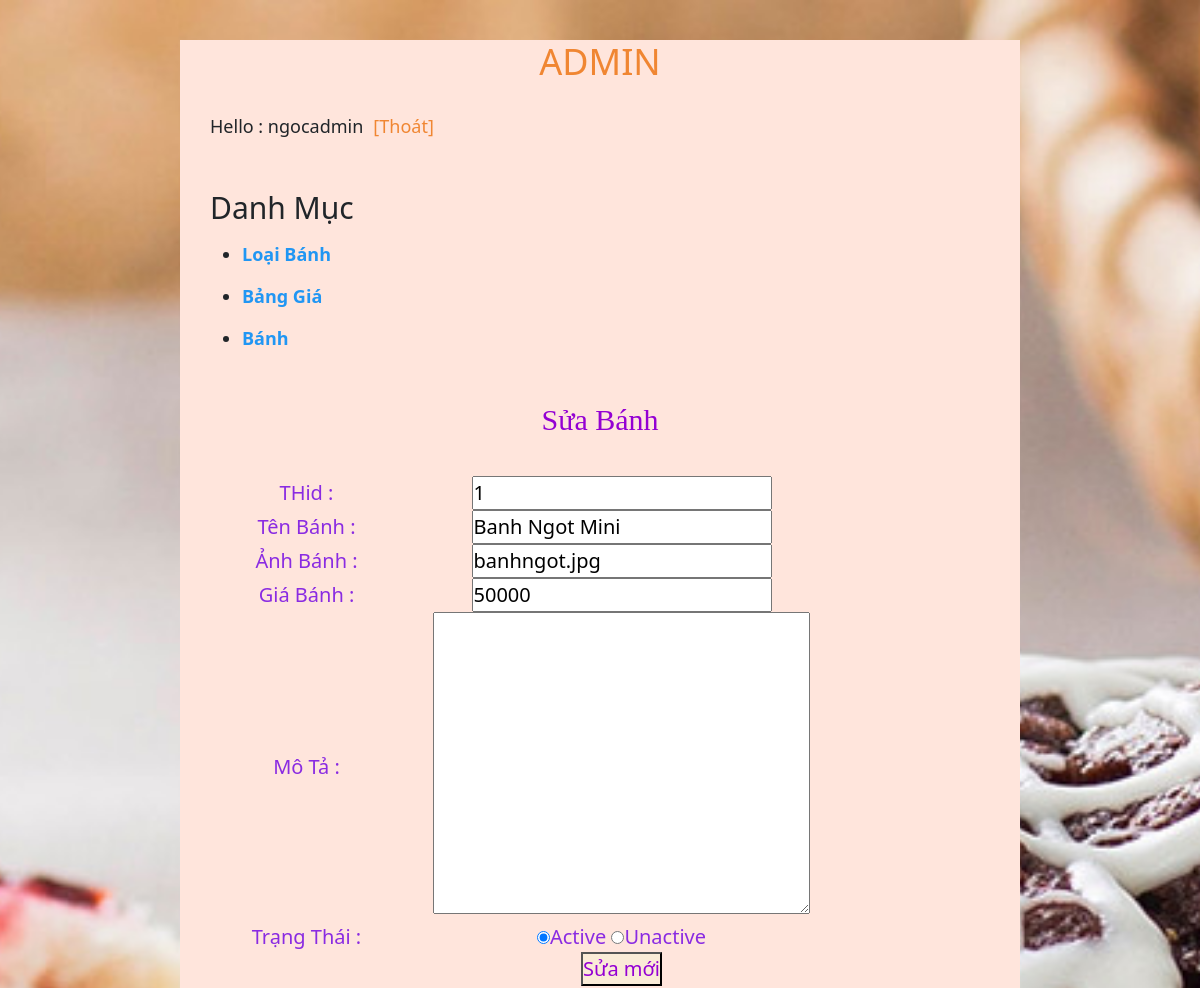
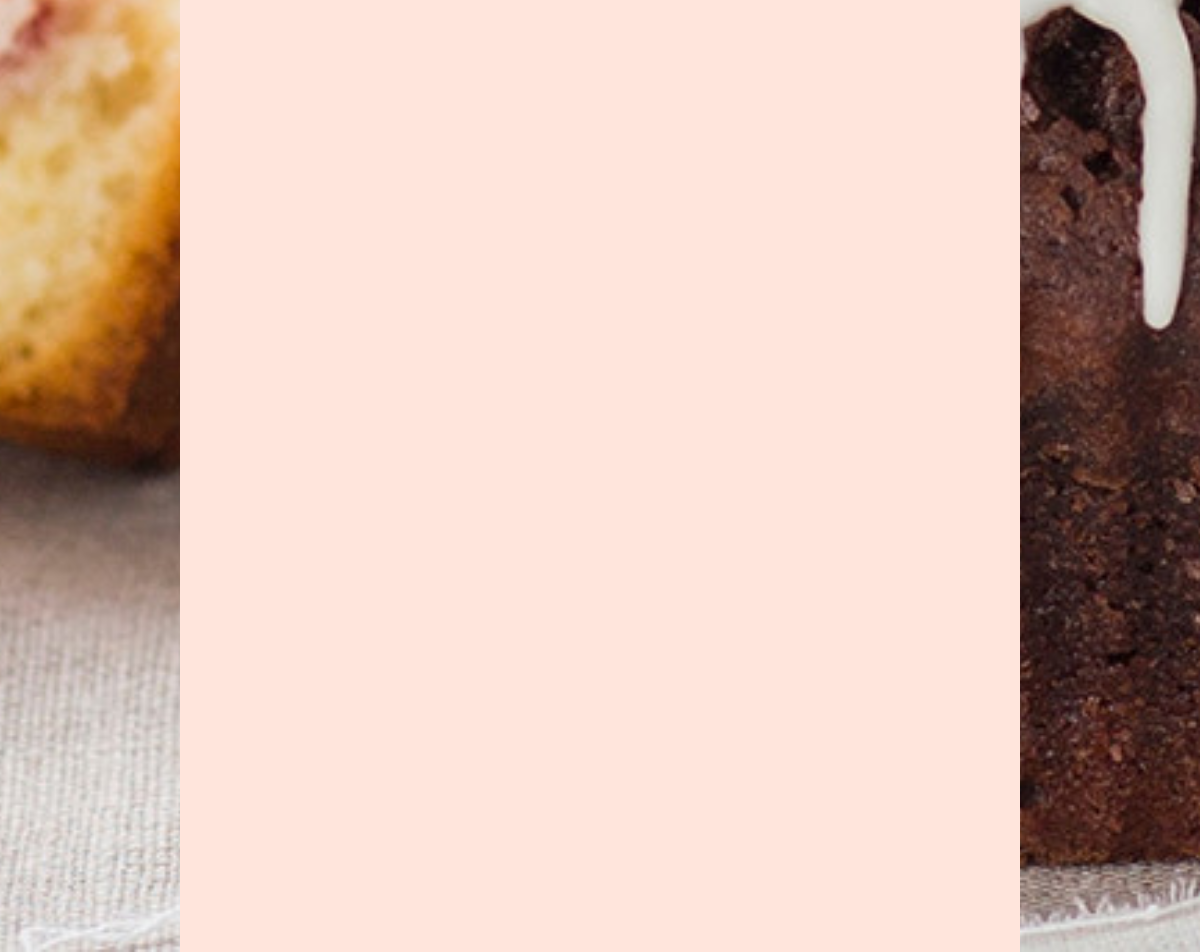
The app's page /admin/?request=suasp&id=2 (signed in) with its own data (2 pictures, top to bottom).
### tables this page shows
CREATE TABLE `sanpham` (
  `id` int(11) NOT NULL,
  `THid` int(11) NOT NULL,
  `tensp` varchar(30) NOT NULL,
  `anhsp` varchar(100) NOT NULL,
  `giasp` int(11) NOT NULL,
  `mota` longtext NOT NULL,
  `view` int(11) NOT NULL,
  `trangthaisp` tinyint(1) NOT NULL DEFAULT 0
);

### models/adminModel.php (called while the page is built, shortened)
<?php
class  adminModel{
var $connect;
	function __construct(){
		$this->connect= new MYSQLi("localhost","root","","php");
	}
	function slsp(){
		$id = $_GET['id'];
		return $this->connect->query("select * from sanpham where id = '$id'");
	}
}
?>

### views/admin/thuonghieu/suaCake.php (the view, shortened to what this page needs)
<?php foreach($sp as $item): ?>
<section class="thuonghieu">
                <h1>Sửa Bánh</h1>
                <section class="alert-danger"><?=$alert??''?></section><br>
            <section>
                <form method="POST">
                    <table width="75%" cellspacing="0">
                        <tbody>
                        <tr>
                            <td width="50%">THid :</td>
                            <td ><input type="number" name="THid" value="<?php echo $item['THid'] ?>" class="tenTH" required></td>
                        </tr>
                        <tr>
                            <td width="50%">Tên Bánh :</td>
                            <td ><input type="text" name="tensp" value="<?php echo $item['tensp'] ?>" class="tenTH" required></td>
                        </tr>
                        <tr>
                            <td width="50%">Ảnh Bánh :</td>
                            <td ><input type="text" name="anhsp" value="<?php echo $item['anhsp'] ?>" class="tenTH" required></td>
                        </tr>
                        <tr>
                            <td width="50%">Giá Bánh :</td>
                            <td ><input type="text" name="giasp" value="<?php echo $item['giasp'] ?>" class="tenTH" required></td>
                        </tr>
                        <tr>
                            <td width="50%">Mô Tả :</td>
                            <td ><textarea name="mota" id="" value="<?php echo $item['mota'] ?>" cols="30" rows="10" required></textarea></td>
                        </tr>
                        <tr>
                            <td width="50%">Trạng Thái :</td>
                            <td>
                                <input type="radio" name="tt" checked value="1">Active
                                <input type="radio" name="tt" value="0">Unactive
                            </td>
                        </tr>
                        <tr>
                            <td></td>
                            <td><input  type="submit" value="Sửa mới" name="" style="color: darkviolet;background-color: antiquewhite;"></td>
                        </tr>
                        </tbody>
                    </table>
                </form>
                </section>
                <?php endforeach; ?>

### css/style-css.css (style rules this page uses)
* { margin: 0; padding: 0; box-sizing: border-box; }
html { font-family: 'DM Sans', sans-serif; }
body { background-color: white; }
.thuonghieu h1 { font-size: 30px; color: darkviolet; font-family: cursive; }
.thuonghieu { font-size: 20px; color: blueviolet; margin-top: 10px; }

### views/admin/thuonghieu/suaCake.php (style rules this page uses)
.thuonghieu { text-align: center; }
table tr { margin-bottom: 20px; }

### records on screen
sanpham: THid "1", tensp "Banh Ngot Mini", anhsp "banhngot.jpg", giasp "50000"

### other values on screen
$_SESSION['admin'] "ngocadmin"
